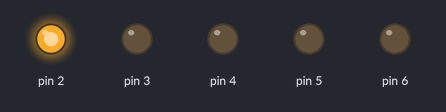
Bench run of a sketch on a simulated Arduino Uno, built with avr-gcc and run on an emulated ATmega328P. On the bench: output pins drawn as LEDs (lit = HIGH).

Above: at 0.05 s.
At 0.55 s:
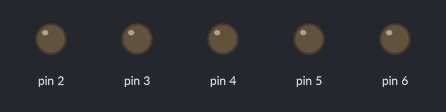
At 1.05 s:
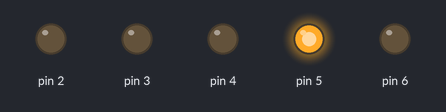
At 2.05 s:
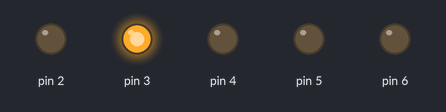
At 2.65 s:
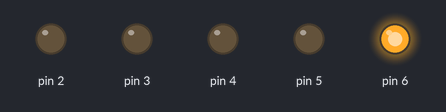
At 4.05 s:
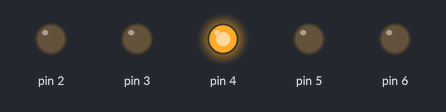
Timing chart, 0 to 4.3 s (numbered marks = the images above):
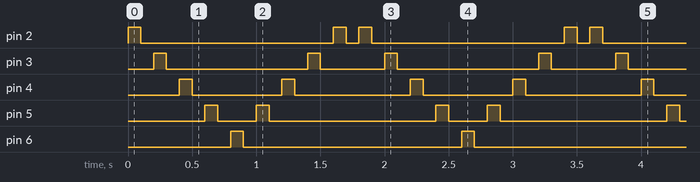

The sketch:

main.ino
```cpp
int tempo = 100;

void setup() {
  for(int pino = 2; pino <= 6; pino++) {
    pinMode(pino, OUTPUT);
  }
}

void loop() {
  // Sequência de ida
  for(int pino = 2; pino <= 6; pino++) {
    digitalWrite(pino, HIGH);
    delay(tempo);
    digitalWrite(pino, LOW);
    delay(tempo);
  }

  // Sequência de volta
  for(int pino = 5; pino >= 2; pino--) {
    digitalWrite(pino, HIGH);
    delay(tempo);
    digitalWrite(pino, LOW);
    delay(tempo);
  }
}
```

Measured:
- by itself, pin 2: repeats every 1.8 s: LOW 1.5 s, HIGH 0.10 s, LOW 0.10 s, HIGH 0.10 s
- by itself, pin 3: repeats every 1.8 s: LOW 1.1 s, HIGH 0.10 s, LOW 0.50 s, HIGH 0.10 s
- by itself, pin 4: repeats every 1.8 s: LOW 0.70 s, HIGH 0.10 s, LOW 0.90 s, HIGH 0.10 s
- by itself, pin 5: repeats every 1.8 s: LOW 0.30 s, HIGH 0.10 s, LOW 1.3 s, HIGH 0.10 s
- by itself, pin 6: alternates HIGH for 0.10 s and LOW for 1.7 s
